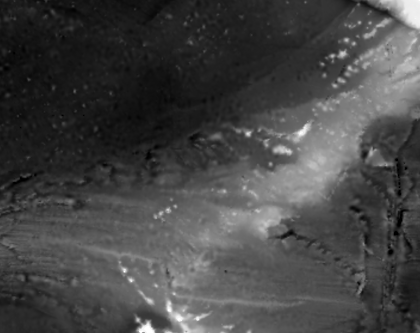
%> input picture Machine_Learning/tarea2-quetzaltecas_2/heightmap.png, 420 x 333 px, shrunk from 2065 x 1638 before the run
$ octave regressall.m   (GNU Octave 9; MATLAB toolbox functions it lacks are replaced by stand-ins)
%> lines starting %> are read from the running program, lines starting %| are printed output that depends on the picture
### Machine_Learning/tarea2-quetzaltecas_2/gendata.m
## (C) 2022 Pablo Alvarado
## EL5857 Aprendizaje automático
## Tarea 2


## usage: [X,z] = gendata(numSamples[,noise])
##
## Generate simulated depth data.  For each position in a row of X, the
## normalized z coordinate is returned.  0 means the deepest value and
## 1 the highest value.
##
## Optionally you can provide the level of desired data noise in the z
## direction, which by default is set to 1/256.
##
## The generated data consists of 2D grid positions in the rows of X,
## and the corresponding z value at that position.  The order of the
## 2D positions in X is completely random (except for the reference data).
##
## The mandatory argument is a number, that indicates the absolute
## number of samples (if the provided number is greater than 1), or
## the percentage of total samples (if the provided number is less or
## equal than 1).  If exactly 1 is provided, then all data without
## noise is created.
##
## Optionally you can provide how much noise you want on the depth
## measurement (noiseZ) and on the plane (noiseP)
##
function [X,z] = gendata(numSamples,noiseZ=1.0/256,noiseP=0.01)
%> called with numSamples = 0.001, noiseZ = 0.00391, noiseP = 0.01

  pkg load image;

  ## Load the 8-bit profile
  Orig = imread("heightmap.png");
%> Orig is the input picture: size 333x420 uint8; min 0, max 255, mean 68.9

  ## Cast it to double and pad it before filtering
  I = padarray(im2double(Orig),[2,2],"replicate");
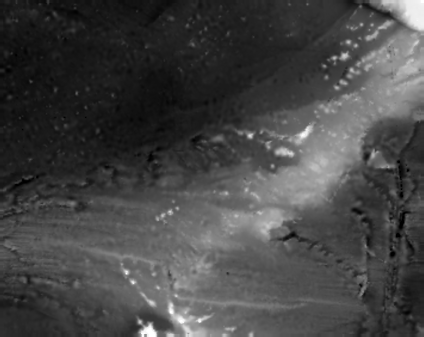
%> I: size 337x424 double; min 0, max 1, mean 0.27

  k5 = [1 4 6 4 1]; ## Binomial kernel
  k5 = k5 / sum(k5);

  ## Filter the profile to smooth out the 8-bit boundaries
  F=conv2(k5,k5,I,"valid");

  ## Get the complete data grid
  [xx,yy] = meshgrid(1:columns(F),1:rows(F));
  all = [xx(:) yy(:)];

  ## Does the user want the reference data only?
  if (numSamples==1 && noiseZ==0 && noiseP==0)
    ## Return the reference data
    X=all;
    z=F(:);
  else
    if numSamples<=1
      numSamples = round(numSamples*rows(Orig)*columns(Orig));
%> numSamples = 140
    endif

    ## Take some random data without replacement
    idx=randperm(rows(all),numSamples);

    ## Get the data and add the desired noise
    X = all(idx,:) + randn(rows(idx),2)*noiseP;
    z = F(idx) + randn(rows(idx),1)*noiseZ;
  endif
endfunction

### Machine_Learning/tarea2-quetzaltecas_2/linreg_nointercept.m
## (C) 2022 Pablo Alvarado
## EL5857 Aprendizaje automático
## Tarea 2

## Linear regression with no intercept
##
## Given a set of training points in X with known 'z'-values stored in
## in the vector y, estimate the 'z'-values on the data points p,
## which usually lie somewhere inbetween the points in X.
##
## p: matrix of size m x 2, with m 2D positions on which
##    the z value needs to be regressed
## X: support data (or training data) with all known 2D positions
## y: support data with the corresponding z values for each position
##
## The number of rows of X must be equal to the length of y
##
## The function must generate the z position for all data points in p.
function rz=linreg_nointercept(p,X,z)
  ## This code is for simple linear regression with no intercept
  theta=pinv(X)*z(:);
  rz=p*theta;
endfunction

### Machine_Learning/tarea2-quetzaltecas_2/linreg.m
## (C) 2022 Pablo Alvarado
## (C) 2022 Salomón Ramírez y Carlos Barrantes
## EL5857 Aprendizaje automático
## Tarea 2

## Linear regression with intercept
##
## Given a set of training points in X with known 'z'-values stored in
## in the vector y, estimate the 'z'-values on the data points p,
## which usually lie somewhere inbetween the points in X.
##
## p: matrix of size m x 2, with m 2D positions on which
##    the z value needs to be regressed
## X: support data (or training data) with all known 2D positions
## y: support data with the corresponding z values for each position
##
## The number of rows of X must be equal to the length of y
##
## The function must generate the z position for all data points in p.
function rz2 = linreg(p,X,z)

  ## This code is for simple linear regression

  xx=[ones(length(X),1), X]; #se pone la columna de unos
  pp=[ones(length(p),1), p];

  ## Ecuaciones normales, ya usando la implementación con la
  ## pseudo-inversa de Moore-Penrose

  theta=pinv(xx)*z(:); #se crean los theta
  rz2=pp*theta;  #se calculan los datos
endfunction

### Machine_Learning/tarea2-quetzaltecas_2/polyreg.m
## (C) 2022 Pablo Alvarado
## (C) 2022 Salomón Ramírez y Carlos Barrantes
## EL5857 Aprendizaje automático
## Tarea 2

## Polynomial regression (with intercept)
##
## Given a set of training points in X with known 'z'-values stored in
## in the vector y, estimate the 'z'-values on the data points p,
## which usually lie somewhere inbetween the points in X.
##
## p: matrix of size m x 2, with m 2D positions on which
##    the z value needs to be regressed
## X: support data (or training data) with all known 2D positions
## y: support data with the corresponding z values for each position
## O: integer specifying the order of the surface (O=1 is linear
##    regression, O=2 parabolic regression, etc.)
##
## The number of rows of X must be equal to the length of y
##
## The function must generate the z position for all data points in p.
function rz4=polyreg(p,X,z,O)
  ## This code is for polynomial regression

  x1=expandFeatures(X,O); #se llama la función para añadir expresiones debido
                          #al grado del polinomio
  Xfin=[ones(length(x1),1), x1]; #se agrega la columna de unos

  ## Ecuaciones normales, ya usando la implementación con la
  ## pseudo-inversa de Moore-Penrose
  theta=pinv(Xfin)*z(:);

  ## Ahora evaluemos los puntos p
  pp=expandFeatures(p,O);
  Pfin=[ones(length(pp),1), pp];

  rz4=Pfin*theta; #se generan los zetas y el resultado de la regresión
endfunction

function xx=expandFeatures(x,O)
  eq=x(:,1); #se obtienen las x
  ye=x(:,2); #se obtienen las y
  xx=[];
  k=0;
  for h=1:O
    xx=[xx eq.^h ye.^h]; #se agregan todo las potencias individuales (que no se
                         #multiplican x*y)
    #xx(:,k+1)=eq.^h;
    #xx(:,k+2)=ye.^h;
    #k=k+1;
  endfor
  for j=1:O-1
    for i=1:O-1
      if i+j <= O
        xx=[xx eq.^i.*ye.^j]; #se agregan todas las potencias multiplicadas
        #xx(:,k+1)=eq.^(j).*ye.^i; #otra lógica que hicimos que igual funciona
        #k=k+1;
      endif
    endfor
  endfor
endfunction

### Machine_Learning/tarea2-quetzaltecas_2/lowess.m
## (C) 2022 Pablo Alvarado
## (C) 2022 Salom贸n Ram铆rez y Carlos Barrantes
## EL5857 Aprendizaje autom谩tico
## Tarea 2
## LOcally WEighted regreSSion (LOWESS)
##
## Given a set of training points in X with known 'z'-values stored in
## in the vector y, estimate the 'z'-values on the data points p,
## which usually lie somewhere inbetween the points in X.
##
## p: matrix of size m x 2, with m 2D positions on which
##    the z value needs to be regressed
## X: support data (or training data) with all known 2D positions
## y: support data with the corresponding z values for each position
## tau: bandwidth of the locally weighted regression
##
## The number of rows of X must be equal to the length of y
##
## The function must generate the z position for all data points in p
function rz=lowess(p,X,z,tau)
  ## This code is for simple linear regression with no-intercept

  rz=[]; ##crea una matriz donde se almacenar醤 los datos aproximados por la regresi髇 ponderada localmente

  for k=1:rows(p)
    w=[];                                  #reinicia la matriz de los pesos de cada coordenada sobre el nuevo elemento 2D a evaluar
    pp=ones(rows(X),1)*p(k,:);             #obtiene cada elemento de 2D sobre el cu醠 se van a calcular los pesos de las coordenadas
    w=exp(-sum((pp-X).^2,2)/(2*tau.^2))';  #peso para cada coordenada
    theta=inv(X'.*w*X)*(X'.*w)*z(:);       ##expresi髇 optimizada de theta
    y=p(k,:)*theta;                        ## valor aproximado para cada elemento evaluado en la regresion ponderada local
    rz=[rz;y];                             ## se guardan todas las aproximaciones en u vector columna
  endfor

endfunction

### Machine_Learning/tarea2-quetzaltecas_2/funcerror.m
## (C) 2022 Pablo Alvarado
## (C) 2022 Salomón Ramírez y Carlos Barrantes
## EL5857 Aprendizaje automático
## Tarea 2

function err = funcerror(NX,X,z,prof,opc)

  t=linspace(1,30,20); #se generan los valores por los cuales se van a iterar
  valerror=[];
  warning("off"); #se cancelan los warnings

  if opc==1 #esto es para no generar otra función por aparte
    for e=t
      rz5=polyreg(NX,X,z,e); #se traen los valores de regr polinomial
      calcerror=sum(abs(prof - rz5))/length(rz5); #se obtiene el valor de error
      valerror=[valerror calcerror];#se crea la lista con todos los errores
    endfor
    figure(7,"name","Error en función del orden de polinomio");
    plot(t,valerror,"-"); #gráfica simple en 2D
    xlabel("Grado del polinomio")
    ylabel("Valor del error")
    title("Error en función del orden de polinomio")
  elseif opc==2
    for e=t
      rz5=lowess(NX,X,z,e);
      calcerror=sum(abs(prof - rz5))/length(rz5);
      valerror=[valerror calcerror];
    endfor
    figure(9,"name","Error en función del valor de tau");
    plot(t,valerror,"-");
    xlabel("valor del tau")
    ylabel("Valor del error")
    title("Error en función del valor de tau")
  endif

  err=t(find(valerror==min(valerror)));

endfunction

### Machine_Learning/tarea2-quetzaltecas_2/regressall.m
## (C) 2022 Pablo Alvarado
## (C) 2022 Salomón Ramírez y Carlos Barrantes
## EL5857 Aprendizaje automático
## Tarea 2

## Template file for the whole solution

1;

## Just use 0,1% of the total available data in the experiments
[X,z] = gendata(0.001);
%> X = 140 rows, first 12: [355 219; 319 114; 177 215; 109 251; 215 247; 171 28.01; 330 67.01; 128 136; 201 62.01; 246 11.01; 382 137; 212 328]; z = 140 values, max 0.628 at index 22, min 0.069 at index 118, mean 0.262

## This is the ground-truth (reference) data to be used for comparison
[RX,rz] = gendata(1,0,0);

## Show the sensed data
close all;

figure(1,"name","Sensed data");
plot3(X(:,1),X(:,2),z',".");
xlabel("x")
ylabel("y")
zlabel("z")
daspect([1,1,0.001]);
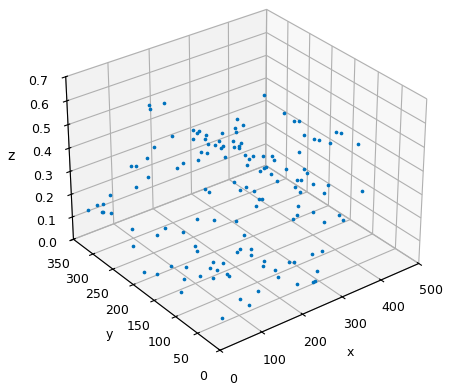
%> figure redrawn from the program's plot data

## Extract from the ground-truth RX the coordinate range:
minx=min(RX(:,1));
%> minx = 1
maxx=max(RX(:,1));
%> maxx = 420

miny=min(RX(:,2));
%> miny = 1
maxy=max(RX(:,2));
%> maxy = 333

## partition is the size of the desired final grid
## the smaller the value, the faster the estimation but
## the coarser the result.
#partition=25;
#partition=50;
partition=75;

[xx,yy]=meshgrid(round(linspace(minx,maxx,partition)),
                 round(linspace(miny,maxy,partition)));

## Flatten the mesh
NX = [xx(:) yy(:)];

printf("Linear regression with no intercept started...");
fflush(stdout);
tic();
nz = linreg_nointercept(NX,X,z);
%> in linreg_nointercept, `theta=pinv(X)*z(:);`: theta = [0.000626; 0.0006]
%> in linreg_nointercept, `rz=p*theta;`: rz = 5625 values, max 0.463 at index 5625, min 0.00123 at index 1, mean 0.232
%> nz has the same summary as rz in linreg_nointercept
printf("done.\n");
toc()
fflush(stdout);


figure(2,"name","Linearly regressed data with no intercept");
hold off;
surf(xx,yy,reshape(nz,size(xx)));
xlabel("x")
ylabel("y")
zlabel("z")
daspect([1,1,0.001]);
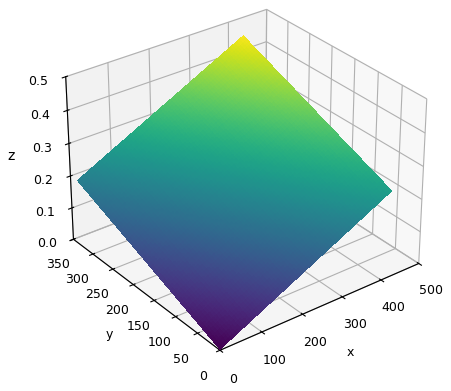
%> figure redrawn from the program's plot data

#####*****************Regresión lineal*****************#####

rz2=linreg(NX,X,z);
%> in linreg, `theta=pinv(xx)*z(:); #se crean los theta`: theta = [0.111; 0.000414; 0.000323]
%> in linreg, `rz2=pp*theta;  #se calculan los datos`: rz2 = 5625 values, max 0.392 at index 5625, min 0.111 at index 1, mean 0.252
figure(3,"name","Punto IV.1.1");
hold off;
surf(xx,yy,reshape(rz2,size(xx)));
xlabel("x")
ylabel("y")
zlabel("z")
title("Regresión lineal sin pasar por el origen")
daspect([1,1,0.001]);
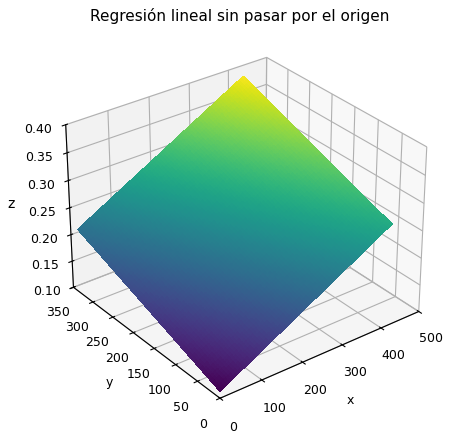
%> figure redrawn from the program's plot data


#####*****************Regresión polinomial*****************#####
O=input("Digite el orden que desea para la regresión polinomial:");
%> the answer given: 3

rz4=polyreg(NX,X,z,O);
%> in expandFeatures, `eq=x(:,1); #se obtienen las x`: eq = 140 values, max 419 at index 95, min 0.988 at index 41, mean 228.7
%> in expandFeatures, `ye=x(:,2); #se obtienen las y`: ye = 140 values, max 333 at index 128, min 1.01 at index 36, mean 176.3
%> after the loop in expandFeatures, `for h=1:O`: xx = 140 rows, first 8: [355 219 126016.3 47964.3 44734244.4 10504558.1; 319 114 101753.2 12997.7 32458019.9 1481841.8; 177 215 31324.7 46228.3 5544081.9 9939434.3; 109 251 11878.3 63004.8 1294592.5 15814694.7; 215 247 46219.7 61012.8 9936676.6 15070621.1; 171 28.01 29236.8 784.4 4999136.6 21970; 330 67.01 108891.9 4490 35932998.6 300865.9; 128 136 16380.9 18498.1 2096550 2515879.9]
%> in polyreg, `theta=pinv(Xfin)*z(:);`: theta = [0.16; -0.00258; -0.00141; 1.36e-05; 1.21e-05; -1.14e-08; -2.61e-08; 1.59e-05; -4.88e-08; 1.63e-10]
%> in polyreg, `rz4=Pfin*theta; #se generan los zetas y el resultado de la regresión`: rz4 = 5625 values, max 0.628 at index 5551, min -0.09 at index 5625, mean 0.259
figure(4,"name","Punto IV.1.3");
hold off;
#plot3(xx(:), yy(:),rz4,".");
surf(xx,yy,reshape(rz4,size(xx)));
xlabel("x")
ylabel("y")
zlabel("z")
title("Regresión polinomial sin pasar por el origen")
daspect([1,1,0.001]);
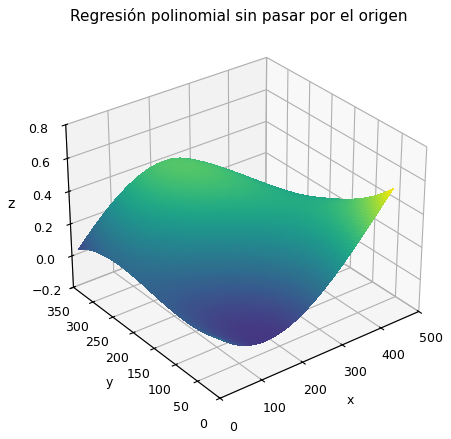
%> figure redrawn from the program's plot data

#####*****************Reresión ponderada localmente*****************#####

tau=input("Digite el tau para la regresión ponderada localmente:");
%> the answer given: 3

rz5=lowess(NX,X,z,tau);
%> the loop in lowess, `for k=1:rows(p)` made 5625 passes
%> (theta, y) on passes 12 to 14: ([NaN; NaN], NaN), ([0.019; -0.00281], -0.135), ([-2.69e-05; 0.000627], 0.037)
figure(5,"name","Gráfica para regresión ponderada localmente");
hold off
surf(xx,yy,reshape(rz5,size(xx)));
xlabel("x")
ylabel("y")
zlabel("z")
title("Regresión ponderada localmente")
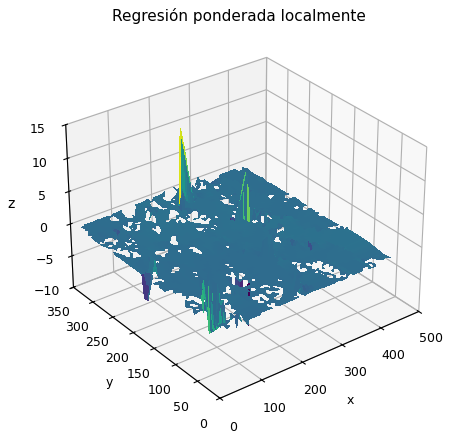
%> figure redrawn from the program's plot data


#####*****************Para error de regresión polinomial*****************#######
indice=sub2ind([maxy,maxx],yy(:),xx(:));
%> indice = 5625 values from 1 to 139860
prof=rz(indice);
%> prof = 5625 values, max 0.999 at index 2024, min 0.015 at index 5303, mean 0.27
err=funcerror(NX,X,z,prof,1);
%> the loop in funcerror, `for e=t` made 11 passes
%> (calcerror, valerror) on passes 3 to 9: (0.0734, [0.111 0.0976 0.0734]), (0.067, [0.111 0.0976 0.0734 0.067]), (0.0752, [0.111 0.0976 0.0734 0.067 0.0752]), (0.0845, [0.111 0.0976 0.0734 0.067 0.0752 0.0845]), (0.132, [0.111 0.0976 0.0734 0.067 0.0752 0.0845 0.132]), (0.104, [0.111 0.0976 0.0734 0.067 0.0752 0.0845 0.132 0.104]), (0.306, [0.111 0.0976 0.0734 0.067 0.0752 0.0845 0.132 0.104 0.306])
%> (calcerror, valerror) on passes 1 to 2: (0.111, 0.111), (0.0976, [0.111 0.0976])
%> the run ends on the next line
